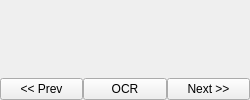
  <widget class="Custom_widget" name="receiptImage_DockWidget">
   <property name="sizePolicy">
    <sizepolicy hsizetype="Expanding" vsizetype="Expanding">
     <horstretch>0</horstretch>
     <verstretch>0</verstretch>
    </sizepolicy>
   </property>
   <property name="font">
    <font>
     <pointsize>9</pointsize>
    </font>
   </property>
   <property name="focusPolicy">
    <enum>Qt::ClickFocus</enum>
   </property>
   <property name="floating">
    <bool>false</bool>
   </property>
   <property name="allowedAreas">
    <set>Qt::AllDockWidgetAreas</set>
   </property>
   <property name="windowTitle">
    <string>レシート画像</string>
   </property>
   <attribute name="dockWidgetArea">
    <number>2</number>
   </attribute>
   <widget class="QWidget" name="receiptImage_DockWidgetContents">
    <property name="sizePolicy">
     <sizepolicy hsizetype="Expanding" vsizetype="Expanding">
      <horstretch>0</horstretch>
      <verstretch>0</verstretch>
     </sizepolicy>
    </property>
    <property name="minimumSize">
     <size>
      <width>30</width>
      <height>30</height>
     </size>
    </property>
    <layout class="QVBoxLayout" name="verticalLayout" stretch="0,0">
     <property name="spacing">
      <number>6</number>
     </property>
     <property name="sizeConstraint">
      <enum>QLayout::SetMinimumSize</enum>
     </property>
     <property name="leftMargin">
      <number>0</number>
     </property>
     <property name="topMargin">
      <number>0</number>
     </property>
     <property name="rightMargin">
      <number>0</number>
     </property>
     <property name="bottomMargin">
      <number>0</number>
     </property>
     <item>
      <widget class="QLabel" name="receiptImage_Label">
       <property name="sizePolicy">
        <sizepolicy hsizetype="Expanding" vsizetype="Expanding">
         <horstretch>0</horstretch>
         <verstretch>0</verstretch>
        </sizepolicy>
       </property>
       <property name="minimumSize">
        <size>
         <width>250</width>
         <height>12</height>
        </size>
       </property>
       <property name="maximumSize">
        <size>
         <width>16777215</width>
         <height>16777215</height>
        </size>
       </property>
       <property name="focusPolicy">
        <enum>Qt::ClickFocus</enum>
       </property>
       <property name="alignment">
        <set>Qt::AlignBottom|Qt::AlignHCenter</set>
       </property>
      </widget>
     </item>
     <item>
      <layout class="QHBoxLayout" name="horizontalLayout_3">
       <property name="spacing">
        <number>0</number>
       </property>
       <property name="leftMargin">
        <number>0</number>
       </property>
       <property name="topMargin">
        <number>0</number>
       </property>
       <property name="rightMargin">
        <number>0</number>
       </property>
       <item>
        <widget class="QPushButton" name="prevReceipt_Button">
         <property name="focusPolicy">
          <enum>Qt::ClickFocus</enum>
         </property>
         <property name="text">
          <string>&lt;&lt; Prev</string>
         </property>
        </widget>
       </item>
       <item>
        <widget class="QPushButton" name="reOcr_Button">
         <property name="focusPolicy">
          <enum>Qt::ClickFocus</enum>
         </property>
         <property name="text">
          <string>OCR</string>
         </property>
        </widget>
       </item>
       <item>
        <widget class="QPushButton" name="nextReceipt_Button">
         <property name="focusPolicy">
          <enum>Qt::ClickFocus</enum>
         </property>
         <property name="text">
          <string>Next &gt;&gt;</string>
         </property>
        </widget>
       </item>
      </layout>
     </item>
    </layout>
   </widget>
  </widget>
